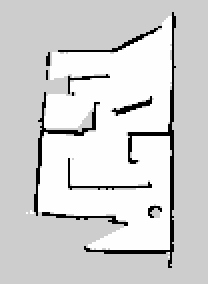
#> input picture python_ohne_ROS/openCV/map.pgm, 104 x 142 px (shown 2 times larger)
$ python sw03_readMap.py
#> lines starting #> are read from the running program, lines starting #| are printed output that depends on the picture; after the words box and inside, x2 and y2 are one past the last pixel; in counts of white or black regions, pixels touching at a corner belong together
import cv2
#https://blog.codecentric.de/2017/06/einfuehrung-in-computer-vision-mit-opencv-und-python/
# === usage ===
# sudo apt install libopencv-dev python3-opencv
# cd ~/turtlebot3_ws/src/rtc2/python_ohne_ROS/openC
# Ausführbar machen
# chmod +x sw03_readMap.py
# python3 sw01_openCV_test.py
# pip install imutils
import imutils


# lese Bild von Festplatte
map = cv2.imread("map.pgm")
#> map is the input picture: shape (142, 104, 3); min 0, max 254, mean 210.6
# zeige Bild in Fenster an
cv2.imshow("Bild", map)

print(" Das Bild per Maus aktivieren, dann Taste drücken => Weiter")
cv2.waitKey(0)

edgeMap = imutils.auto_canny(map)
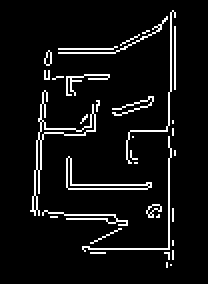
#> edgeMap: shape (142, 104) (shown 2 times larger); 6.6% white in thin lines or dots, all inside (x1, y1, x2, y2) = (15, 5, 88, 134)
cv2.imshow("Bild", edgeMap)


# warte auf Tastendruck (wichtig, sonst sieht man das Fenster nicht)
print(" Das Bild per Maus aktivieren, dann Taste drücken => Weiter")
cv2.waitKey(0)
